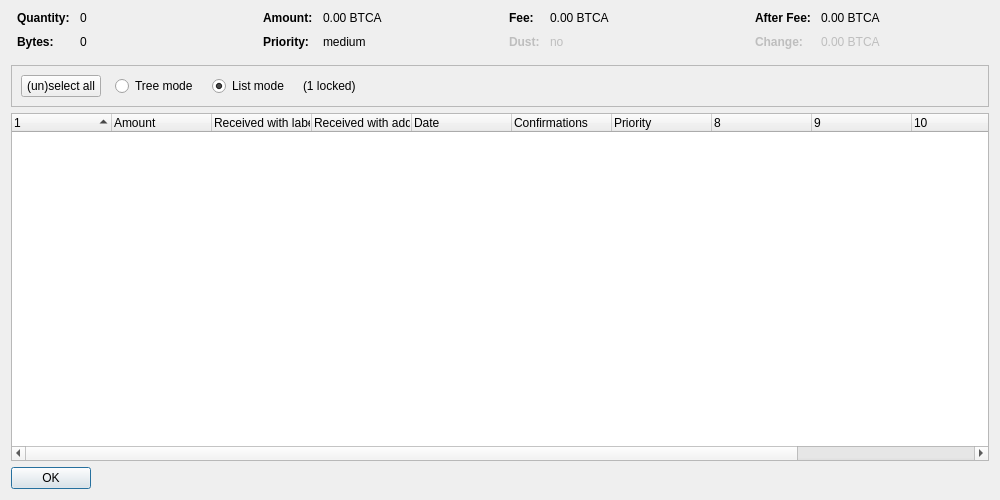
<?xml version="1.0" encoding="UTF-8"?>
<ui version="4.0">
 <class>CoinControlDialog</class>
 <widget class="QDialog" name="CoinControlDialog">
  <property name="geometry">
   <rect>
    <x>0</x>
    <y>0</y>
    <width>1000</width>
    <height>500</height>
   </rect>
  </property>
  <property name="windowTitle">
   <string>Coin Selection</string>
  </property>
  <layout class="QVBoxLayout" name="verticalLayout">
   <item>
    <layout class="QHBoxLayout" name="horizontalLayoutTop" stretch="0,0,0,0">
     <property name="topMargin">
      <number>0</number>
     </property>
     <property name="bottomMargin">
      <number>10</number>
     </property>
     <item>
      <layout class="QFormLayout" name="formLayoutCoinControl1">
       <property name="horizontalSpacing">
        <number>10</number>
       </property>
       <property name="verticalSpacing">
        <number>10</number>
       </property>
       <property name="leftMargin">
        <number>6</number>
       </property>
       <property name="rightMargin">
        <number>6</number>
       </property>
       <item row="0" column="0">
        <widget class="QLabel" name="labelCoinControlQuantityText">
         <property name="font">
          <font>
           <weight>75</weight>
           <bold>true</bold>
          </font>
         </property>
         <property name="text">
          <string>Quantity:</string>
         </property>
        </widget>
       </item>
       <item row="0" column="1">
        <widget class="QLabel" name="labelCoinControlQuantity">
         <property name="cursor">
          <cursorShape>IBeamCursor</cursorShape>
         </property>
         <property name="contextMenuPolicy">
          <enum>Qt::ActionsContextMenu</enum>
         </property>
         <property name="text">
          <string notr="true">0</string>
         </property>
         <property name="textInteractionFlags">
          <set>Qt::LinksAccessibleByMouse|Qt::TextSelectableByKeyboard|Qt::TextSelectableByMouse</set>
         </property>
        </widget>
       </item>
       <item row="1" column="0">
        <widget class="QLabel" name="labelCoinControlBytesText">
         <property name="font">
          <font>
           <weight>75</weight>
           <bold>true</bold>
          </font>
         </property>
         <property name="text">
          <string>Bytes:</string>
         </property>
        </widget>
       </item>
       <item row="1" column="1">
        <widget class="QLabel" name="labelCoinControlBytes">
         <property name="cursor">
          <cursorShape>IBeamCursor</cursorShape>
         </property>
         <property name="contextMenuPolicy">
          <enum>Qt::ActionsContextMenu</enum>
         </property>
         <property name="text">
          <string notr="true">0</string>
         </property>
         <property name="textInteractionFlags">
          <set>Qt::LinksAccessibleByMouse|Qt::TextSelectableByKeyboard|Qt::TextSelectableByMouse</set>
         </property>
        </widget>
       </item>
      </layout>
     </item>
     <item>
      <layout class="QFormLayout" name="formLayoutCoinControl2">
       <property name="horizontalSpacing">
        <number>10</number>
       </property>
       <property name="verticalSpacing">
        <number>10</number>
       </property>
       <property name="leftMargin">
        <number>6</number>
       </property>
       <property name="rightMargin">
        <number>6</number>
       </property>
       <item row="0" column="0">
        <widget class="QLabel" name="labelCoinControlAmountText">
         <property name="font">
          <font>
           <weight>75</weight>
           <bold>true</bold>
          </font>
         </property>
         <property name="text">
          <string>Amount:</string>
         </property>
        </widget>
       </item>
       <item row="0" column="1">
        <widget class="QLabel" name="labelCoinControlAmount">
         <property name="cursor">
          <cursorShape>IBeamCursor</cursorShape>
         </property>
         <property name="contextMenuPolicy">
          <enum>Qt::ActionsContextMenu</enum>
         </property>
         <property name="text">
          <string notr="true">0.00 BTCA</string>
         </property>
         <property name="textInteractionFlags">
          <set>Qt::LinksAccessibleByMouse|Qt::TextSelectableByKeyboard|Qt::TextSelectableByMouse</set>
         </property>
        </widget>
       </item>
       <item row="1" column="0">
        <widget class="QLabel" name="labelCoinControlPriorityText">
         <property name="font">
          <font>
           <weight>75</weight>
           <bold>true</bold>
          </font>
         </property>
         <property name="text">
          <string>Priority:</string>
         </property>
        </widget>
       </item>
       <item row="1" column="1">
        <widget class="QLabel" name="labelCoinControlPriority">
         <property name="cursor">
          <cursorShape>IBeamCursor</cursorShape>
         </property>
         <property name="contextMenuPolicy">
          <enum>Qt::ActionsContextMenu</enum>
         </property>
         <property name="text">
          <string notr="true">medium</string>
         </property>
         <property name="textInteractionFlags">
          <set>Qt::LinksAccessibleByMouse|Qt::TextSelectableByKeyboard|Qt::TextSelectableByMouse</set>
         </property>
        </widget>
       </item>
      </layout>
     </item>
     <item>
      <layout class="QFormLayout" name="formLayoutCoinControl3">
       <property name="horizontalSpacing">
        <number>10</number>
       </property>
       <property name="verticalSpacing">
        <number>10</number>
       </property>
       <property name="leftMargin">
        <number>6</number>
       </property>
       <property name="rightMargin">
        <number>6</number>
       </property>
       <item row="0" column="0">
        <widget class="QLabel" name="labelCoinControlFeeText">
         <property name="font">
          <font>
           <weight>75</weight>
           <bold>true</bold>
          </font>
         </property>
         <property name="text">
          <string>Fee:</string>
         </property>
        </widget>
       </item>
       <item row="0" column="1">
        <widget class="QLabel" name="labelCoinControlFee">
         <property name="cursor">
          <cursorShape>IBeamCursor</cursorShape>
         </property>
         <property name="contextMenuPolicy">
          <enum>Qt::ActionsContextMenu</enum>
         </property>
         <property name="text">
          <string notr="true">0.00 BTCA</string>
         </property>
         <property name="textInteractionFlags">
          <set>Qt::LinksAccessibleByMouse|Qt::TextSelectableByKeyboard|Qt::TextSelectableByMouse</set>
         </property>
        </widget>
       </item>
       <item row="1" column="0">
        <widget class="QLabel" name="labelCoinControlLowOutputText">
         <property name="enabled">
          <bool>false</bool>
         </property>
         <property name="font">
          <font>
           <weight>75</weight>
           <bold>true</bold>
          </font>
         </property>
         <property name="text">
          <string>Dust:</string>
         </property>
        </widget>
       </item>
       <item row="1" column="1">
        <widget class="QLabel" name="labelCoinControlLowOutput">
         <property name="enabled">
          <bool>false</bool>
         </property>
         <property name="cursor">
          <cursorShape>IBeamCursor</cursorShape>
         </property>
         <property name="contextMenuPolicy">
          <enum>Qt::ActionsContextMenu</enum>
         </property>
         <property name="text">
          <string notr="true">no</string>
         </property>
         <property name="textInteractionFlags">
          <set>Qt::LinksAccessibleByMouse|Qt::TextSelectableByKeyboard|Qt::TextSelectableByMouse</set>
         </property>
        </widget>
       </item>
      </layout>
     </item>
     <item>
      <layout class="QFormLayout" name="formLayoutCoinControl4">
       <property name="horizontalSpacing">
        <number>10</number>
       </property>
       <property name="verticalSpacing">
        <number>10</number>
       </property>
       <property name="leftMargin">
        <number>6</number>
       </property>
       <property name="rightMargin">
        <number>6</number>
       </property>
       <item row="0" column="0">
        <widget class="QLabel" name="labelCoinControlAfterFeeText">
         <property name="font">
          <font>
           <weight>75</weight>
           <bold>true</bold>
          </font>
         </property>
         <property name="text">
          <string>After Fee:</string>
         </property>
        </widget>
       </item>
       <item row="0" column="1">
        <widget class="QLabel" name="labelCoinControlAfterFee">
         <property name="cursor">
          <cursorShape>IBeamCursor</cursorShape>
         </property>
         <property name="contextMenuPolicy">
          <enum>Qt::ActionsContextMenu</enum>
         </property>
         <property name="text">
          <string notr="true">0.00 BTCA</string>
         </property>
         <property name="textInteractionFlags">
          <set>Qt::LinksAccessibleByMouse|Qt::TextSelectableByKeyboard|Qt::TextSelectableByMouse</set>
         </property>
        </widget>
       </item>
       <item row="1" column="0">
        <widget class="QLabel" name="labelCoinControlChangeText">
         <property name="enabled">
          <bool>false</bool>
         </property>
         <property name="font">
          <font>
           <weight>75</weight>
           <bold>true</bold>
          </font>
         </property>
         <property name="text">
          <string>Change:</string>
         </property>
        </widget>
       </item>
       <item row="1" column="1">
        <widget class="QLabel" name="labelCoinControlChange">
         <property name="enabled">
          <bool>false</bool>
         </property>
         <property name="cursor">
          <cursorShape>IBeamCursor</cursorShape>
         </property>
         <property name="contextMenuPolicy">
          <enum>Qt::ActionsContextMenu</enum>
         </property>
         <property name="text">
          <string notr="true">0.00 BTCA</string>
         </property>
         <property name="textInteractionFlags">
          <set>Qt::LinksAccessibleByMouse|Qt::TextSelectableByKeyboard|Qt::TextSelectableByMouse</set>
         </property>
        </widget>
       </item>
      </layout>
     </item>
    </layout>
   </item>
   <item>
    <widget class="QFrame" name="frame">
     <property name="minimumSize">
      <size>
       <width>0</width>
       <height>40</height>
      </size>
     </property>
     <property name="frameShape">
      <enum>QFrame::StyledPanel</enum>
     </property>
     <property name="frameShadow">
      <enum>QFrame::Sunken</enum>
     </property>
     <layout class="QHBoxLayout" name="horizontalLayout">
      <item>
       <layout class="QHBoxLayout" name="horizontalLayoutPanel" stretch="0,0,0,0,0">
        <property name="spacing">
         <number>14</number>
        </property>
        <item>
         <widget class="QPushButton" name="pushButtonSelectAll">
          <property name="sizePolicy">
           <sizepolicy hsizetype="Maximum" vsizetype="Fixed">
            <horstretch>0</horstretch>
            <verstretch>0</verstretch>
           </sizepolicy>
          </property>
          <property name="text">
           <string>(un)select all</string>
          </property>
          <property name="autoDefault">
           <bool>false</bool>
          </property>
         </widget>
        </item>
        <item>
         <widget class="QRadioButton" name="radioTreeMode">
          <property name="sizePolicy">
           <sizepolicy hsizetype="Maximum" vsizetype="Fixed">
            <horstretch>0</horstretch>
            <verstretch>0</verstretch>
           </sizepolicy>
          </property>
          <property name="text">
           <string>Tree mode</string>
          </property>
         </widget>
        </item>
        <item>
         <widget class="QRadioButton" name="radioListMode">
          <property name="sizePolicy">
           <sizepolicy hsizetype="Maximum" vsizetype="Fixed">
            <horstretch>0</horstretch>
            <verstretch>0</verstretch>
           </sizepolicy>
          </property>
          <property name="text">
           <string>List mode</string>
          </property>
          <property name="checked">
           <bool>true</bool>
          </property>
         </widget>
        </item>
        <item>
         <widget class="QLabel" name="labelLocked">
          <property name="text">
           <string notr="true">(1 locked)</string>
          </property>
         </widget>
        </item>
        <item>
         <spacer name="horizontalSpacer">
          <property name="orientation">
           <enum>Qt::Horizontal</enum>
          </property>
          <property name="sizeHint" stdset="0">
           <size>
            <width>40</width>
            <height>20</height>
           </size>
          </property>
         </spacer>
        </item>
       </layout>
      </item>
     </layout>
    </widget>
   </item>
   <item>
    <widget class="CoinControlTreeWidget" name="treeWidget">
     <property name="contextMenuPolicy">
      <enum>Qt::CustomContextMenu</enum>
     </property>
     <property name="sortingEnabled">
      <bool>false</bool>
     </property>
     <property name="columnCount">
      <number>12</number>
     </property>
     <attribute name="headerShowSortIndicator" stdset="0">
      <bool>true</bool>
     </attribute>
     <attribute name="headerStretchLastSection">
      <bool>false</bool>
     </attribute>
     <column>
      <property name="text">
       <string/>
      </property>
     </column>
     <column>
      <property name="text">
       <string>Amount</string>
      </property>
     </column>
     <column>
      <property name="text">
       <string>Received with label</string>
      </property>
     </column>
     <column>
      <property name="text">
       <string>Received with address</string>
      </property>
     </column>
     <column>
      <property name="text">
       <string>Date</string>
      </property>
     </column>
     <column>
      <property name="text">
       <string>Confirmations</string>
      </property>
      <property name="toolTip">
       <string>Confirmed</string>
      </property>
     </column>
     <column>
      <property name="text">
       <string>Priority</string>
      </property>
     </column>
     <column>
      <property name="text">
       <string/>
      </property>
     </column>
     <column>
      <property name="text">
       <string/>
      </property>
     </column>
     <column>
      <property name="text">
       <string/>
      </property>
     </column>
     <column>
      <property name="text">
       <string/>
      </property>
     </column>
     <column>
      <property name="text">
       <string/>
      </property>
     </column>
    </widget>
   </item>
   <item>
    <widget class="QDialogButtonBox" name="buttonBox">
     <property name="sizePolicy">
      <sizepolicy hsizetype="Maximum" vsizetype="Fixed">
       <horstretch>0</horstretch>
       <verstretch>0</verstretch>
      </sizepolicy>
     </property>
     <property name="orientation">
      <enum>Qt::Horizontal</enum>
     </property>
     <property name="standardButtons">
      <set>QDialogButtonBox::Ok</set>
     </property>
    </widget>
   </item>
  </layout>
 </widget>
 <customwidgets>
  <customwidget>
   <class>CoinControlTreeWidget</class>
   <extends>QTreeWidget</extends>
   <header>coincontroltreewidget.h</header>
  </customwidget>
 </customwidgets>
 <resources/>
 <connections/>
</ui>
